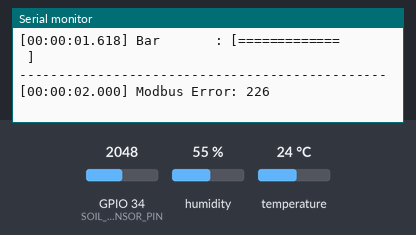
Recording of a sketch running on a simulated ESP32. On the bench: the last lines printed to the serial monitor. Inputs (shaded band) come from the test bench; at power-on: GPIO 34 (SOIL_SENSOR_PIN) = 2048, humidity 55 %, temperature 24 °C (analog values on the 0–4095 scale).

Above: at 2.3 s.
2.4 s: GPIO 34 (SOIL_SENSOR_PIN) set to 2866
At 3.5 s:
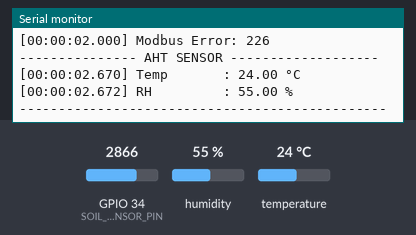
5.2 s: GPIO 34 (SOIL_SENSOR_PIN) set to 3603
At 7.6 s:
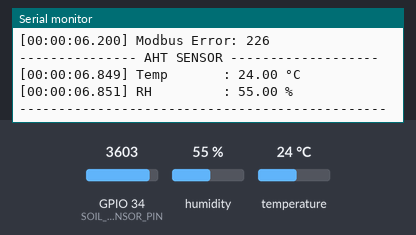
9.4 s: GPIO 34 (SOIL_SENSOR_PIN) set to 1228
At 12.0 s:
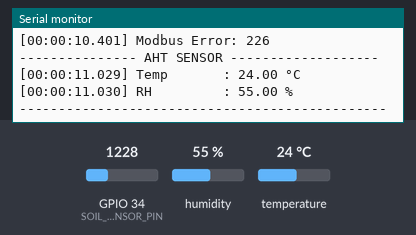
13.7 s: humidity set to 22 %
At 15.0 s:
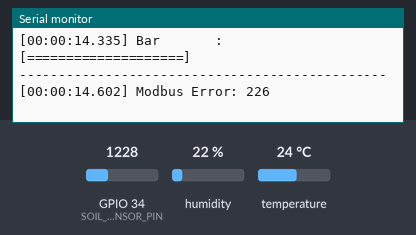
15.2 s: GPIO 34 (SOIL_SENSOR_PIN) set to 0
At 16.63 s:
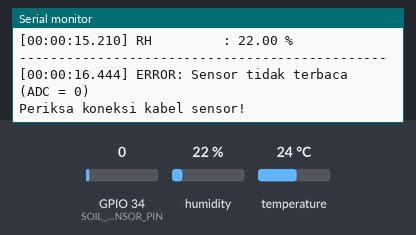
17.9 s: temperature set to 12 °C
At 20.2 s:
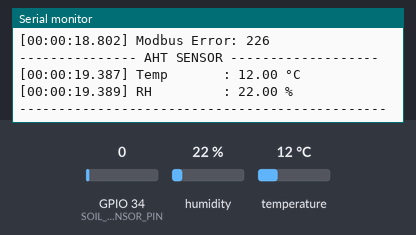
Timing chart, 0 to 20.4 s (numbered marks = the images above; inputs shaded):
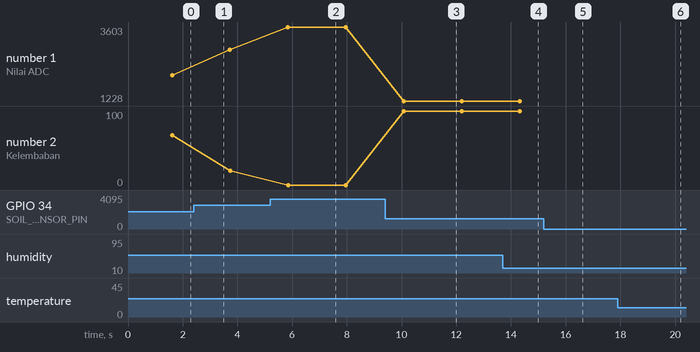

Measured:
- after the input at 5.2 s, the serial monitor: prints a new line after 0.65 s (image 2)
- after the input at 9.4 s, the serial monitor: prints a new line after 0.69 s (image 3)
- after the input at 15.2 s, the serial monitor: prints a new line after 1.2 s (image 5)
- after the input at 17.9 s, the serial monitor: prints a new line after 1.5 s (image 6)
- plotted number 1: 2048 → 2866 after the input at 2.4 s, 2866 → 3603 after the input at 5.2 s, 3603 → 1228 after the input at 9.4 s
- plotted number 2: 67 → 19 after the input at 2.4 s, 0 → 100 after the input at 9.4 s

The sketch:

PROJEK.ino
```cpp
#include <ModbusMaster.h>
#include <Wire.h>
#include <Adafruit_AHTX0.h>

// =============== SOIL (asli) ===============
const int SOIL_SENSOR_PIN = 34;
const int AIR_VALUE = 3200;
const int WATER_VALUE = 1500;
const int THRESHOLD_DRY = 30;
const int THRESHOLD_MODERATE = 60;

// =============== Modbus + AHT (asli) ===============
#define RXD2 16
#define TXD2 17
ModbusMaster node;

const float TIP_MM = 0.2f;
const uint16_t PULSES_PER_TIP = 2;
const float MM_PER_PULSE = TIP_MM / PULSES_PER_TIP;

const unsigned long DRY_TIMEOUT_MINUTES = 1;
const unsigned long DRY_TIMEOUT_MS = DRY_TIMEOUT_MINUTES * 60UL * 1000UL;
const unsigned long READ_PERIOD_MS = 100;

uint16_t lastRawCount = 0;
bool firstRead = true;
unsigned long lastTipTime = 0;
float sessionRainMm = 0.0f;
bool inDryState = true;

// =============== AHT (task terpisah) ===============
Adafruit_AHTX0 aht;
float lastTemp = NAN;
float lastRH   = NAN;
volatile unsigned long suppressAHTUntilMs = 0;

// =============== UTIL TIMESTAMP ===============
String nowStamp() {
  unsigned long ms = millis();
  unsigned long s  = ms / 1000UL;
  unsigned long m  = s / 60UL;
  unsigned long h  = m / 60UL;
  s %= 60UL; m %= 60UL;
  char buf[20];
  snprintf(buf, sizeof(buf), "%02lu:%02lu:%02lu.%03lu", h % 100UL, m, s, ms % 1000UL);
  return String(buf);
}

// =============== PRINTER BLOK ===============
void printRainBlock(uint32_t tippingCountSession, float rainMm, float t, float rh) {
  Serial.println("================= CURAH HUJAN =================");
  Serial.printf("[%s] Tipping    : %lu\n", nowStamp().c_str(), tippingCountSession);
  Serial.printf("[%s] Curah Hujan: %.2f mm\n", nowStamp().c_str(), rainMm);
  if (!isnan(t))  Serial.printf("[%s] Temp       : %.2f °C\n", nowStamp().c_str(), t);
  if (!isnan(rh)) Serial.printf("[%s] RH         : %.2f %%\n", nowStamp().c_str(), rh);
  Serial.println("===============================================");
  Serial.println();
}

void printRainStart() {
  Serial.println("============== HUJAN TERDETEKSI ===============");
  Serial.printf("[%s] Hujan mulai terdeteksi (sesi baru).\n", nowStamp().c_str());
  Serial.println("===============================================");
  Serial.println();
}

void printRainStopBlock(float totalMm) {
  Serial.println("============== HUJAN BERHENTI ================");
  Serial.printf("[%s] Total Curah Hujan Sesi: %.2f mm\n", nowStamp().c_str(), totalMm);
  Serial.println("===============================================");
  Serial.println();
}

void printAHTBlock(float t, float rh) {
  Serial.println("--------------- AHT SENSOR -------------------");
  Serial.printf("[%s] Temp       : %.2f °C\n", nowStamp().c_str(), t);
  Serial.printf("[%s] RH         : %.2f %%\n", nowStamp().c_str(), rh);
  Serial.println("-----------------------------------------------");
  Serial.println();
}

void printSoilBlock(int sensorValue, int moisturePercent, const String& status) {
  Serial.println("----------------- SOIL SENSOR -----------------");
  Serial.printf("[%s] Nilai ADC  : %d / 4095\n", nowStamp().c_str(), sensorValue);
  Serial.printf("[%s] Kelembaban : %d %%\n", nowStamp().c_str(), moisturePercent);
  Serial.printf("[%s] Status     : %s\n", nowStamp().c_str(), status.c_str());

  Serial.print ("["); Serial.print(nowStamp()); Serial.print("] Bar       : [");
  int bars = moisturePercent / 5;
  for (int i = 0; i < 20; i++) Serial.print(i < bars ? "=" : " ");
  Serial.println("]");
  Serial.println("-----------------------------------------------");
  Serial.println();
}

// =============== TASK AHT ===============
void AHTTask(void *pv) {
  delay(500);
  Serial.println("Booting...");
  Wire.begin(21, 22);
  if (!aht.begin(&Wire)) {
    Serial.println("ERROR: AHT10/AHT20 tidak terdeteksi di I2C! Cek alamat/pull-up/kabel.");
    while (1) delay(10);
  }
  Serial.println("AHT terhubung.");

  for (;;) {
    sensors_event_t humidity, temp;
    if (aht.getEvent(&humidity, &temp)) {
      lastTemp = temp.temperature;
      lastRH   = humidity.relative_humidity;
      if (millis() >= suppressAHTUntilMs) {
        printAHTBlock(lastTemp, lastRH);
      }
    }
    delay(2000);
  }
}

// =============== TASK SOIL ===============
void SoilTask(void *pv) {
  delay(1000);
  analogReadResolution(12);
  analogSetAttenuation(ADC_11db);

  Serial.println("=================================");
  Serial.println("Soil Moisture Monitor - ESP32");
  Serial.println("=================================");
  Serial.println(String("Pin Sensor: GPIO ") + String(SOIL_SENSOR_PIN));
  Serial.println();

  Serial.println("Melakukan test koneksi...");
  delay(500);
  int testRead = analogRead(SOIL_SENSOR_PIN);
  Serial.printf("[%s] Nilai pembacaan test: %d\n\n", nowStamp().c_str(), testRead);

  for(;;) {
    int total = 0;
    for(int i = 0; i < 10; i++) { total += analogRead(SOIL_SENSOR_PIN); delay(10); }
    int sensorValue = total / 10;

    if (sensorValue == 0) {
      Serial.printf("[%s] ERROR: Sensor tidak terbaca (ADC = 0)\n", nowStamp().c_str());
      Serial.println("Periksa koneksi kabel sensor!\n");
      delay(2000);
    } else {
      int moisturePercent = map(sensorValue, AIR_VALUE, WATER_VALUE, 0, 100);
      moisturePercent = constrain(moisturePercent, 0, 100);

      String status;
      if (moisturePercent < THRESHOLD_DRY)       status = "KERING - Perlu disiram!";
      else if (moisturePercent < THRESHOLD_MODERATE) status = "SEDANG - Kelembaban cukup";
      else                                        status = "BASAH - Kelembaban baik";

      printSoilBlock(sensorValue, moisturePercent, status);
    }
    delay(2000);
  }
}

// =============== SETUP/LOOP (Modbus tetap) ===============
void setup() {
  Serial.begin(115200);
  Serial2.begin(9600, SERIAL_8N1, RXD2, TXD2);
  node.begin(2, Serial2);
  Serial.printf("[%s] Inisialisasi RK400 RS485...\n", nowStamp().c_str());

  xTaskCreatePinnedToCore(AHTTask,  "AHTTask",  4096, NULL, 1, NULL, 1);
  xTaskCreatePinnedToCore(SoilTask, "SoilTask", 4096, NULL, 1, NULL, 1);
}

void loop() {
  uint8_t result = node.readHoldingRegisters(0x0000, 1);

  if (result == node.ku8MBSuccess) {
    uint16_t rawCount = node.getResponseBuffer(0);
    unsigned long now = millis();

    if (firstRead) {
      lastRawCount = rawCount;
      lastTipTime  = now;
      firstRead = false;
    } else {
      uint16_t deltaPulses = (rawCount >= lastRawCount)
                           ? (rawCount - lastRawCount)
                           : (uint16_t)(rawCount + (uint32_t)65536 - lastRawCount);

      if (deltaPulses > 0) {
        float deltaMm = deltaPulses * MM_PER_PULSE;
        sessionRainMm += deltaMm;
        lastTipTime = now;
        lastRawCount = rawCount;

        if (inDryState) {
          inDryState = false;
          printRainStart();
        }

        uint32_t tippingCountSession = (uint32_t)((sessionRainMm / TIP_MM) + 0.5f);
        printRainBlock(tippingCountSession, sessionRainMm, lastTemp, lastRH);

        suppressAHTUntilMs = millis() + 1500;

      } else {
        lastRawCount = rawCount;

        if (!inDryState && (now - lastTipTime >= DRY_TIMEOUT_MS)) {
          printRainStopBlock(sessionRainMm);
          sessionRainMm = 0.0f;
          inDryState = true;
        }
      }
    }
  } else {
    Serial.printf("[%s] Modbus Error: %u\n", nowStamp().c_str(), result);
  }

  delay(READ_PERIOD_MS);
}
```
